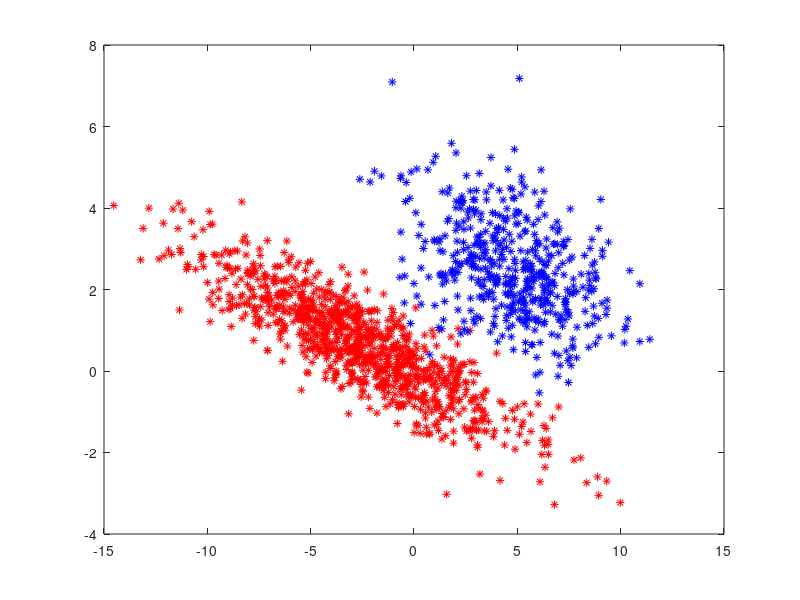
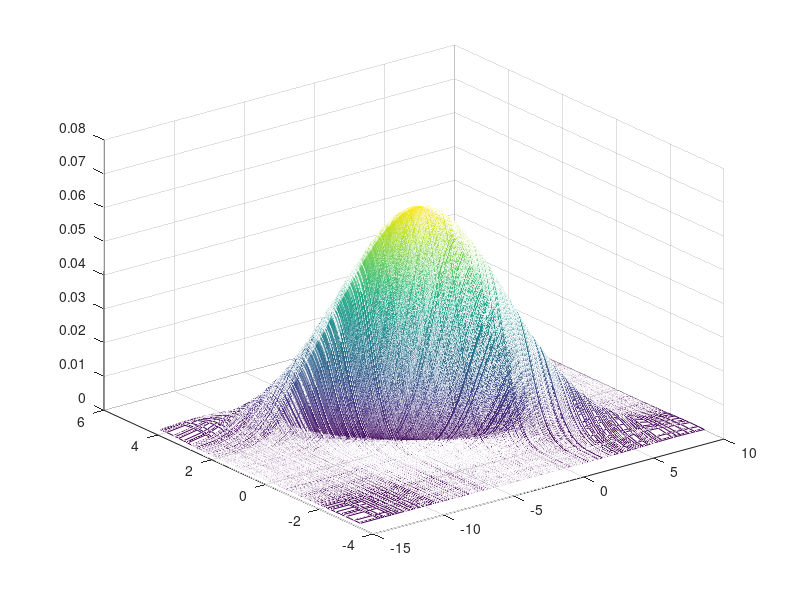
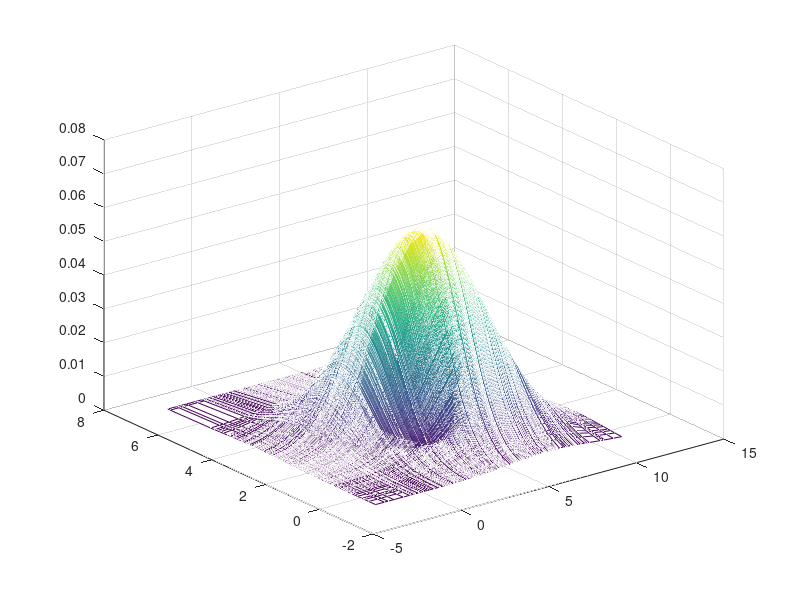
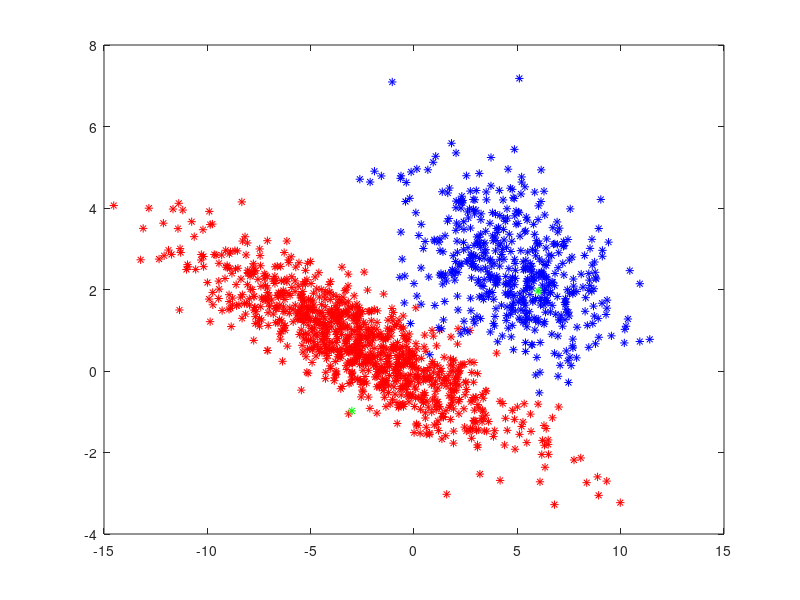

Recreate these plots in MATLAB, in order.
clear all;
a = load('data_a.txt');
b = load('data_b.txt');
[sz_a_x, sz_a_y] = size(a);
[sz_b_x, sz_b_y] = size(b);
x = [a;b]; %%% a,b concatenate
test = load('test.txt');
%% pca
c = cov(x);
[v,d] = eig(c); %%main vector 4, 3
eig_v = zeros(sz_a_y,1);
for i=1:sz_a_y   %% find ref eig_value and index
    eig_v(i,1) = d(i,i);
end
[out, idx] = sort(eig_v);
c_fir = x*v(:,idx(sz_a_y)); 
c_sec = x*v(:,idx(sz_a_y-1));

pca_a = [c_fir(1:sz_a_x), c_sec(1:sz_a_x)];
pca_b = [c_fir(sz_a_x+1:sz_a_x+sz_b_x), c_sec(sz_a_x+1:sz_a_x+sz_b_x)];
%% plot(S:coordinate)
figure(1);
plot(c_fir(1:sz_a_x,:),c_sec(1:sz_a_x,:),'r*',c_fir(sz_a_x+1:sz_a_x+sz_b_x,:),c_sec(sz_a_x+1:sz_a_x+sz_b_x,:),'b*')

%% 2d-Gaussian-Distribution
% data A
mu_a = mean(pca_a);
Sigma_a = cov(pca_a);
x1 = pca_a(1:sz_a_x,1)';
x1 = sort(x1);
x2 = pca_a(1:sz_a_x,2)';
x2 = sort(x2);
[X1,X2] = meshgrid(x1,x2);
G_a = mvnpdf([X1(:) X2(:)],mu_a,Sigma_a);
G_a = reshape(G_a,length(x2),length(x1));
figure(2);
mesh(x1,x2,G_a);

% data B
mu_b = mean(pca_b);
Sigma_b = cov(pca_b);
x1 = pca_b(1:sz_b_x,1)';
x1 = sort(x1);
x2 = pca_b(1:sz_b_x,2)';
x2 = sort(x2);
[X1,X2] = meshgrid(x1,x2);
G_b = mvnpdf([X1(:) X2(:)],mu_b,Sigma_b);
G_b = reshape(G_b,length(x2),length(x1));
figure(3);
mesh(x1,x2,G_b);

%% data A, dataB, test plot
c_test1 = test*v(:,4);
c_test2 = test*v(:,3);
c_test = [c_test1, c_test2];
figure(4);
plot(c_fir(1:sz_a_x,:),c_sec(1:sz_a_x,:),'r*', c_fir(sz_a_x+1:sz_a_x+sz_b_x,:),c_sec(sz_a_x+1:sz_a_x+sz_b_x,:),'b*', c_test1, c_test2, 'g*')

%% Mahalanobis Distance
M_D_1_a = (c_test(1,:)-mu_a)*inv(Sigma_a)*(c_test(1,:)-mu_a).';
M_D_2_a = (c_test(2,:)-mu_a)*inv(Sigma_a)*(c_test(2,:)-mu_a).';
M_D_1_b = (c_test(1,:)-mu_b)*inv(Sigma_b)*(c_test(1,:)-mu_b).';
M_D_2_b = (c_test(2,:)-mu_b)*inv(Sigma_b)*(c_test(2,:)-mu_b).';
 


